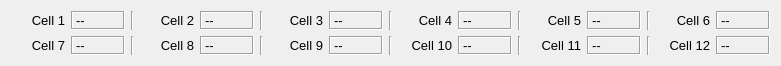
     <widget class="QWidget" name="gridLayoutWidget">
      <property name="geometry">
       <rect>
        <x>10</x>
        <y>70</y>
        <width>781</width>
        <height>64</height>
       </rect>
      </property>
      <layout class="QGridLayout" name="grid_cell_info">
       <item row="2" column="5">
        <widget class="Line" name="line_40">
         <property name="orientation">
          <enum>Qt::Vertical</enum>
         </property>
        </widget>
       </item>
       <item row="2" column="11">
        <widget class="Line" name="line_36">
         <property name="orientation">
          <enum>Qt::Vertical</enum>
         </property>
        </widget>
       </item>
       <item row="2" column="9">
        <widget class="QLabel" name="cell10_label">
         <property name="font">
          <font>
           <pointsize>10</pointsize>
           <weight>50</weight>
           <italic>false</italic>
           <bold>false</bold>
           <kerning>true</kerning>
          </font>
         </property>
         <property name="text">
          <string>Cell 10</string>
         </property>
         <property name="alignment">
          <set>Qt::AlignRight|Qt::AlignTrailing|Qt::AlignVCenter</set>
         </property>
        </widget>
       </item>
       <item row="1" column="8">
        <widget class="Line" name="line_39">
         <property name="orientation">
          <enum>Qt::Vertical</enum>
         </property>
        </widget>
       </item>
       <item row="1" column="15">
        <widget class="QLabel" name="cell6_label">
         <property name="font">
          <font>
           <pointsize>10</pointsize>
           <weight>50</weight>
           <italic>false</italic>
           <bold>false</bold>
           <kerning>true</kerning>
          </font>
         </property>
         <property name="text">
          <string>Cell 6</string>
         </property>
         <property name="alignment">
          <set>Qt::AlignRight|Qt::AlignTrailing|Qt::AlignVCenter</set>
         </property>
        </widget>
       </item>
       <item row="2" column="0">
        <widget class="QLabel" name="cell7_label">
         <property name="font">
          <font>
           <pointsize>10</pointsize>
           <weight>50</weight>
           <italic>false</italic>
           <bold>false</bold>
           <kerning>true</kerning>
          </font>
         </property>
         <property name="text">
          <string>Cell 7</string>
         </property>
         <property name="alignment">
          <set>Qt::AlignRight|Qt::AlignTrailing|Qt::AlignVCenter</set>
         </property>
        </widget>
       </item>
       <item row="2" column="15">
        <widget class="QLabel" name="cell12_label">
         <property name="font">
          <font>
           <pointsize>10</pointsize>
           <weight>50</weight>
           <italic>false</italic>
           <bold>false</bold>
           <kerning>true</kerning>
          </font>
         </property>
         <property name="text">
          <string>Cell 12</string>
         </property>
         <property name="alignment">
          <set>Qt::AlignRight|Qt::AlignTrailing|Qt::AlignVCenter</set>
         </property>
        </widget>
       </item>
       <item row="1" column="6">
        <widget class="QLabel" name="cell3_label">
         <property name="font">
          <font>
           <pointsize>10</pointsize>
           <weight>50</weight>
           <italic>false</italic>
           <bold>false</bold>
           <kerning>true</kerning>
          </font>
         </property>
         <property name="text">
          <string>Cell 3</string>
         </property>
         <property name="alignment">
          <set>Qt::AlignRight|Qt::AlignTrailing|Qt::AlignVCenter</set>
         </property>
        </widget>
       </item>
       <item row="2" column="12">
        <widget class="QLabel" name="cell11_label">
         <property name="font">
          <font>
           <pointsize>10</pointsize>
           <weight>50</weight>
           <italic>false</italic>
           <bold>false</bold>
           <kerning>true</kerning>
          </font>
         </property>
         <property name="text">
          <string>Cell 11</string>
         </property>
         <property name="alignment">
          <set>Qt::AlignRight|Qt::AlignTrailing|Qt::AlignVCenter</set>
         </property>
        </widget>
       </item>
       <item row="1" column="5">
        <widget class="Line" name="line_41">
         <property name="orientation">
          <enum>Qt::Vertical</enum>
         </property>
        </widget>
       </item>
       <item row="1" column="0">
        <widget class="QLabel" name="cell1_label">
         <property name="font">
          <font>
           <pointsize>10</pointsize>
           <weight>50</weight>
           <italic>false</italic>
           <bold>false</bold>
           <kerning>true</kerning>
          </font>
         </property>
         <property name="text">
          <string>Cell 1</string>
         </property>
         <property name="alignment">
          <set>Qt::AlignRight|Qt::AlignTrailing|Qt::AlignVCenter</set>
         </property>
        </widget>
       </item>
       <item row="2" column="3">
        <widget class="QLabel" name="cell8_label">
         <property name="font">
          <font>
           <pointsize>10</pointsize>
           <weight>50</weight>
           <italic>false</italic>
           <bold>false</bold>
           <kerning>true</kerning>
          </font>
         </property>
         <property name="text">
          <string>Cell 8</string>
         </property>
         <property name="alignment">
          <set>Qt::AlignRight|Qt::AlignTrailing|Qt::AlignVCenter</set>
         </property>
        </widget>
       </item>
       <item row="1" column="3">
        <widget class="QLabel" name="cell2_label">
         <property name="font">
          <font>
           <pointsize>10</pointsize>
           <weight>50</weight>
           <italic>false</italic>
           <bold>false</bold>
           <kerning>true</kerning>
          </font>
         </property>
         <property name="text">
          <string>Cell 2</string>
         </property>
         <property name="alignment">
          <set>Qt::AlignRight|Qt::AlignTrailing|Qt::AlignVCenter</set>
         </property>
        </widget>
       </item>
       <item row="1" column="12">
        <widget class="QLabel" name="cell5_label">
         <property name="font">
          <font>
           <pointsize>10</pointsize>
           <weight>50</weight>
           <italic>false</italic>
           <bold>false</bold>
           <kerning>true</kerning>
          </font>
         </property>
         <property name="text">
          <string>Cell 5</string>
         </property>
         <property name="alignment">
          <set>Qt::AlignRight|Qt::AlignTrailing|Qt::AlignVCenter</set>
         </property>
        </widget>
       </item>
       <item row="2" column="8">
        <widget class="Line" name="line_38">
         <property name="orientation">
          <enum>Qt::Vertical</enum>
         </property>
        </widget>
       </item>
       <item row="2" column="6">
        <widget class="QLabel" name="cell9_label">
         <property name="font">
          <font>
           <pointsize>10</pointsize>
           <weight>50</weight>
           <italic>false</italic>
           <bold>false</bold>
           <kerning>true</kerning>
          </font>
         </property>
         <property name="text">
          <string>Cell 9</string>
         </property>
         <property name="alignment">
          <set>Qt::AlignRight|Qt::AlignTrailing|Qt::AlignVCenter</set>
         </property>
        </widget>
       </item>
       <item row="1" column="14">
        <widget class="Line" name="line_35">
         <property name="orientation">
          <enum>Qt::Vertical</enum>
         </property>
        </widget>
       </item>
       <item row="1" column="9">
        <widget class="QLabel" name="cell4_label">
         <property name="font">
          <font>
           <pointsize>10</pointsize>
           <weight>50</weight>
           <italic>false</italic>
           <bold>false</bold>
           <kerning>true</kerning>
          </font>
         </property>
         <property name="text">
          <string>Cell 4</string>
         </property>
         <property name="alignment">
          <set>Qt::AlignRight|Qt::AlignTrailing|Qt::AlignVCenter</set>
         </property>
        </widget>
       </item>
       <item row="2" column="14">
        <widget class="Line" name="line_34">
         <property name="orientation">
          <enum>Qt::Vertical</enum>
         </property>
        </widget>
       </item>
       <item row="1" column="11">
        <widget class="Line" name="line_37">
         <property name="orientation">
          <enum>Qt::Vertical</enum>
         </property>
        </widget>
       </item>
       <item row="2" column="2">
        <widget class="Line" name="line_42">
         <property name="orientation">
          <enum>Qt::Vertical</enum>
         </property>
        </widget>
       </item>
       <item row="1" column="2">
        <widget class="Line" name="line_43">
         <property name="orientation">
          <enum>Qt::Vertical</enum>
         </property>
        </widget>
       </item>
       <item row="1" column="1">
        <widget class="QLabel" name="cell1_info">
         <property name="font">
          <font>
           <pointsize>10</pointsize>
          </font>
         </property>
         <property name="layoutDirection">
          <enum>Qt::LeftToRight</enum>
         </property>
         <property name="frameShape">
          <enum>QFrame::Box</enum>
         </property>
         <property name="frameShadow">
          <enum>QFrame::Sunken</enum>
         </property>
         <property name="text">
          <string>--</string>
         </property>
         <property name="alignment">
          <set>Qt::AlignLeading|Qt::AlignLeft|Qt::AlignVCenter</set>
         </property>
        </widget>
       </item>
       <item row="1" column="4">
        <widget class="QLabel" name="cell2_info">
         <property name="font">
          <font>
           <pointsize>10</pointsize>
          </font>
         </property>
         <property name="layoutDirection">
          <enum>Qt::LeftToRight</enum>
         </property>
         <property name="frameShape">
          <enum>QFrame::Box</enum>
         </property>
         <property name="frameShadow">
          <enum>QFrame::Sunken</enum>
         </property>
         <property name="text">
          <string>--</string>
         </property>
         <property name="alignment">
          <set>Qt::AlignLeading|Qt::AlignLeft|Qt::AlignVCenter</set>
         </property>
        </widget>
       </item>
       <item row="1" column="7">
        <widget class="QLabel" name="cell3_info">
         <property name="font">
          <font>
           <pointsize>10</pointsize>
          </font>
         </property>
         <property name="layoutDirection">
          <enum>Qt::LeftToRight</enum>
         </property>
         <property name="frameShape">
          <enum>QFrame::Box</enum>
         </property>
         <property name="frameShadow">
          <enum>QFrame::Sunken</enum>
         </property>
         <property name="text">
          <string>--</string>
         </property>
         <property name="alignment">
          <set>Qt::AlignLeading|Qt::AlignLeft|Qt::AlignVCenter</set>
         </property>
        </widget>
       </item>
       <item row="1" column="10">
        <widget class="QLabel" name="cell4_info">
         <property name="font">
          <font>
           <pointsize>10</pointsize>
          </font>
         </property>
         <property name="layoutDirection">
          <enum>Qt::LeftToRight</enum>
         </property>
         <property name="frameShape">
          <enum>QFrame::Box</enum>
         </property>
         <property name="frameShadow">
          <enum>QFrame::Sunken</enum>
         </property>
         <property name="text">
          <string>--</string>
         </property>
         <property name="alignment">
          <set>Qt::AlignLeading|Qt::AlignLeft|Qt::AlignVCenter</set>
         </property>
        </widget>
       </item>
       <item row="1" column="13">
        <widget class="QLabel" name="cell5_info">
         <property name="font">
          <font>
           <pointsize>10</pointsize>
          </font>
         </property>
         <property name="layoutDirection">
          <enum>Qt::LeftToRight</enum>
         </property>
         <property name="frameShape">
          <enum>QFrame::Box</enum>
         </property>
         <property name="frameShadow">
          <enum>QFrame::Sunken</enum>
         </property>
         <property name="text">
          <string>--</string>
         </property>
         <property name="alignment">
          <set>Qt::AlignLeading|Qt::AlignLeft|Qt::AlignVCenter</set>
         </property>
        </widget>
       </item>
       <item row="1" column="16">
        <widget class="QLabel" name="cell6_info">
         <property name="font">
          <font>
           <pointsize>10</pointsize>
          </font>
         </property>
         <property name="layoutDirection">
          <enum>Qt::LeftToRight</enum>
         </property>
         <property name="frameShape">
          <enum>QFrame::Box</enum>
         </property>
         <property name="frameShadow">
          <enum>QFrame::Sunken</enum>
         </property>
         <property name="text">
          <string>--</string>
         </property>
         <property name="alignment">
          <set>Qt::AlignLeading|Qt::AlignLeft|Qt::AlignVCenter</set>
         </property>
        </widget>
       </item>
       <item row="2" column="1">
        <widget class="QLabel" name="cell7_info">
         <property name="font">
          <font>
           <pointsize>10</pointsize>
          </font>
         </property>
         <property name="layoutDirection">
          <enum>Qt::LeftToRight</enum>
         </property>
         <property name="frameShape">
          <enum>QFrame::Box</enum>
         </property>
         <property name="frameShadow">
          <enum>QFrame::Sunken</enum>
         </property>
         <property name="text">
          <string>--</string>
         </property>
         <property name="alignment">
          <set>Qt::AlignLeading|Qt::AlignLeft|Qt::AlignVCenter</set>
         </property>
        </widget>
       </item>
       <item row="2" column="4">
        <widget class="QLabel" name="cell8_info">
         <property name="font">
          <font>
           <pointsize>10</pointsize>
          </font>
         </property>
         <property name="layoutDirection">
          <enum>Qt::LeftToRight</enum>
         </property>
         <property name="frameShape">
          <enum>QFrame::Box</enum>
         </property>
         <property name="frameShadow">
          <enum>QFrame::Sunken</enum>
         </property>
         <property name="text">
          <string>--</string>
         </property>
         <property name="alignment">
          <set>Qt::AlignLeading|Qt::AlignLeft|Qt::AlignVCenter</set>
         </property>
        </widget>
       </item>
       <item row="2" column="7">
        <widget class="QLabel" name="cell9_info">
         <property name="font">
          <font>
           <pointsize>10</pointsize>
          </font>
         </property>
         <property name="layoutDirection">
          <enum>Qt::LeftToRight</enum>
         </property>
         <property name="frameShape">
          <enum>QFrame::Box</enum>
         </property>
         <property name="frameShadow">
          <enum>QFrame::Sunken</enum>
         </property>
         <property name="text">
          <string>--</string>
         </property>
         <property name="alignment">
          <set>Qt::AlignLeading|Qt::AlignLeft|Qt::AlignVCenter</set>
         </property>
        </widget>
       </item>
       <item row="2" column="10">
        <widget class="QLabel" name="cell10_info">
         <property name="font">
          <font>
           <pointsize>10</pointsize>
          </font>
         </property>
         <property name="layoutDirection">
          <enum>Qt::LeftToRight</enum>
         </property>
         <property name="frameShape">
          <enum>QFrame::Box</enum>
         </property>
         <property name="frameShadow">
          <enum>QFrame::Sunken</enum>
         </property>
         <property name="text">
          <string>--</string>
         </property>
         <property name="alignment">
          <set>Qt::AlignLeading|Qt::AlignLeft|Qt::AlignVCenter</set>
         </property>
        </widget>
       </item>
       <item row="2" column="13">
        <widget class="QLabel" name="cell11_info">
         <property name="font">
          <font>
           <pointsize>10</pointsize>
          </font>
         </property>
         <property name="layoutDirection">
          <enum>Qt::LeftToRight</enum>
         </property>
         <property name="frameShape">
          <enum>QFrame::Box</enum>
         </property>
         <property name="frameShadow">
          <enum>QFrame::Sunken</enum>
         </property>
         <property name="text">
          <string>--</string>
         </property>
         <property name="alignment">
          <set>Qt::AlignLeading|Qt::AlignLeft|Qt::AlignVCenter</set>
         </property>
        </widget>
       </item>
       <item row="2" column="16">
        <widget class="QLabel" name="cell12_info">
         <property name="font">
          <font>
           <pointsize>10</pointsize>
          </font>
         </property>
         <property name="layoutDirection">
          <enum>Qt::LeftToRight</enum>
         </property>
         <property name="frameShape">
          <enum>QFrame::Box</enum>
         </property>
         <property name="frameShadow">
          <enum>QFrame::Sunken</enum>
         </property>
         <property name="text">
          <string>--</string>
         </property>
         <property name="alignment">
          <set>Qt::AlignLeading|Qt::AlignLeft|Qt::AlignVCenter</set>
         </property>
        </widget>
       </item>
      </layout>
     </widget>
